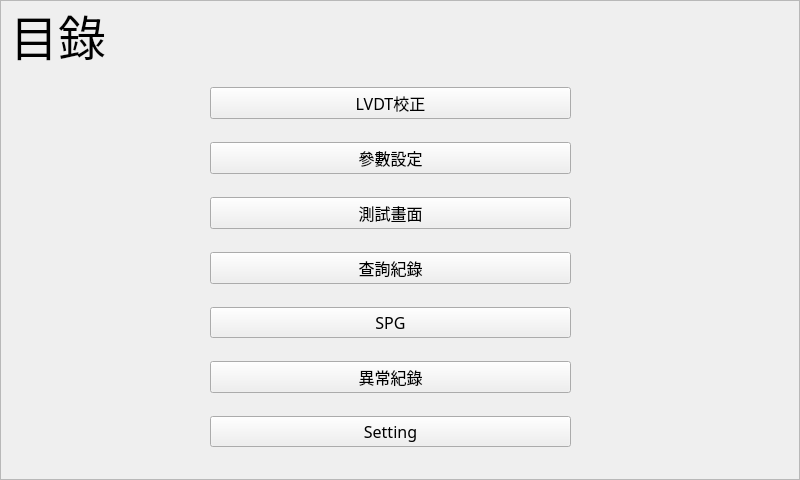
  <widget class="QFrame" name="index">
   <property name="geometry">
    <rect>
     <x>0</x>
     <y>0</y>
     <width>800</width>
     <height>480</height>
    </rect>
   </property>
   <property name="font">
    <font>
     <family>微軟正黑體</family>
     <pointsize>12</pointsize>
    </font>
   </property>
   <property name="autoFillBackground">
    <bool>true</bool>
   </property>
   <property name="frameShape">
    <enum>QFrame::StyledPanel</enum>
   </property>
   <property name="frameShadow">
    <enum>QFrame::Raised</enum>
   </property>
   <widget class="QLabel" name="label_68">
    <property name="geometry">
     <rect>
      <x>10</x>
      <y>10</y>
      <width>451</width>
      <height>51</height>
     </rect>
    </property>
    <property name="font">
     <font>
      <family>微軟正黑體</family>
      <pointsize>36</pointsize>
     </font>
    </property>
    <property name="toolTipDuration">
     <number>1</number>
    </property>
    <property name="autoFillBackground">
     <bool>false</bool>
    </property>
    <property name="lineWidth">
     <number>4</number>
    </property>
    <property name="text">
     <string>目錄</string>
    </property>
   </widget>
   <widget class="QWidget" name="layoutWidget">
    <property name="geometry">
     <rect>
      <x>210</x>
      <y>70</y>
      <width>361</width>
      <height>401</height>
     </rect>
    </property>
    <layout class="QVBoxLayout" name="verticalLayout_3">
     <item>
      <widget class="QPushButton" name="LVDT_Button">
       <property name="text">
        <string>LVDT校正</string>
       </property>
      </widget>
     </item>
     <item>
      <widget class="QPushButton" name="parameter_Button">
       <property name="text">
        <string>參數設定</string>
       </property>
      </widget>
     </item>
     <item>
      <widget class="QPushButton" name="test_Button">
       <property name="text">
        <string>測試畫面</string>
       </property>
      </widget>
     </item>
     <item>
      <widget class="QPushButton" name="pushButton_3">
       <property name="text">
        <string>查詢紀錄</string>
       </property>
      </widget>
     </item>
     <item>
      <widget class="QPushButton" name="pushButton_4">
       <property name="text">
        <string>SPG</string>
       </property>
      </widget>
     </item>
     <item>
      <widget class="QPushButton" name="errorfram_Button">
       <property name="font">
        <font>
         <family>微軟正黑體</family>
         <pointsize>12</pointsize>
        </font>
       </property>
       <property name="text">
        <string>異常紀錄</string>
       </property>
      </widget>
     </item>
     <item>
      <widget class="QPushButton" name="pushButton_Settiing">
       <property name="text">
        <string>Setting</string>
       </property>
      </widget>
     </item>
    </layout>
    <zorder>LVDT_Button</zorder>
    <zorder>parameter_Button</zorder>
    <zorder>pushButton_3</zorder>
    <zorder>errorfram_Button</zorder>
    <zorder>pushButton_Settiing</zorder>
    <zorder>pushButton_4</zorder>
    <zorder>test_Button</zorder>
   </widget>
  </widget>
